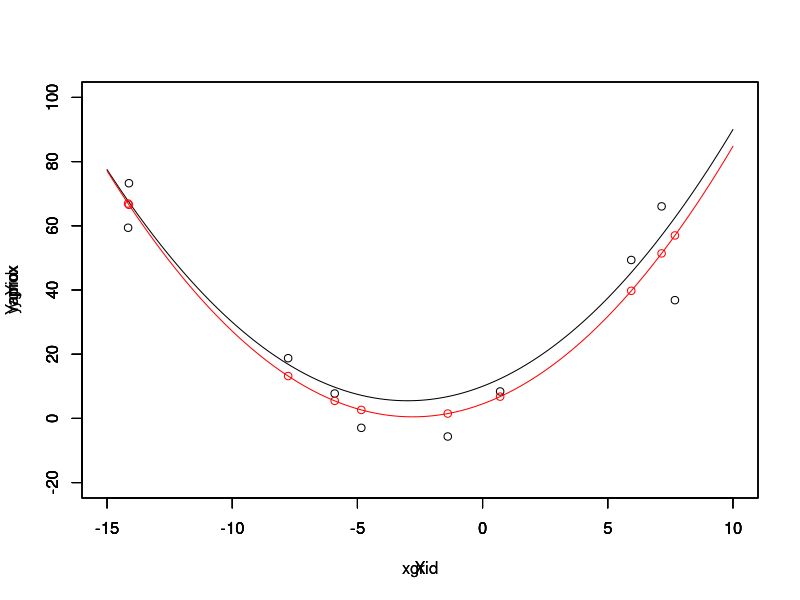

Write the R code that produced this figure.
library("corpcor")
rm(list = ls())
N<-10 # Para 10 amostras
#N<-100 # para 100 amostras
X <- runif(n=N,min=-15,max=10)
Y<- ((1/2)*X^2+3*X+10) + 10*rnorm(length(X))
xgrid <- seq(-15,10,0.1)
ygrid <- ((1/2)*xgrid^2+3*xgrid+10) 
plot(xgrid,ygrid,type='l',xlim=c(-15,10),ylim=c(-20,100))
par(new=T)
plot(X,Y,xlim=c(-15,10),ylim=c(-20,100)) #amostras com RUIDO
H=cbind(X^2,X,1) #primeira coluna x^2, segunda x, terceira 1

#H=cbind(X^4,X^3,X^2,X,1) #Aproximação com um polinomio de quarto grau

#H=cbind(X^6,X^5,X^4X^3,X^2,X,1) #primeira coluna x^2, segunda x, terceira 1

#H=cbind(X^8,X^7X^6,X^5,X^4X^3,X^2,X,1 #primeira coluna x^2, segunda x, terceira 1

# calcular a inversa de H para achar w, pois y=H*w
w <- pseudoinverse(H) %*% Y
#Achando o w, fazer o y aproximado que é y=H*w
yaprox = H %*% w
Hgrid=cbind(xgrid^2,xgrid,1)
#Hgrid=cbind(xgrid^4,xgrid^3,xgrid^2,xgrid,1) #Aproximação com um polinomio de quarto grau

#Hgrid=cbind(xgrid^6,xgrid^5,xgrid^4xgrid^3,xgrid^2,xgrid,1) #primeira coluna x^2, segunda x, terceira 1

#Hgrid=cbind(xgrid^8,xgrid^7xgrid^6,xgrid^5,xgrid^4xgrid^3,xgrid^2,xgrid,1 #primeira coluna x^2, segunda x, terceira 1
Yaprox=Hgrid%*%w

par(new=T)
plot(X,yaprox,col='red',xlim=c(-15,10),ylim=c(-20,100))
par(new=T)
plot(xgrid,Yaprox,col='red',type='l',xlim=c(-15,10),ylim=c(-20,100))
